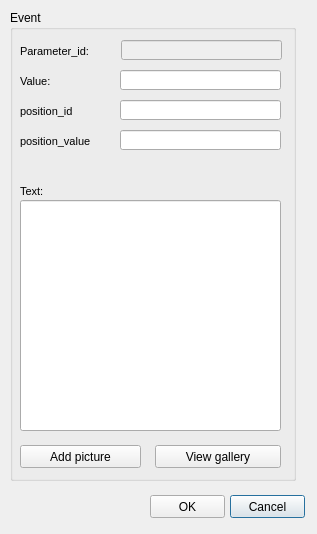
<?xml version="1.0" encoding="UTF-8"?>
<ui version="4.0">
 <class>event_ud_arc_standard</class>
 <widget class="QDialog" name="event_ud_arc_standard">
  <property name="geometry">
   <rect>
    <x>0</x>
    <y>0</y>
    <width>317</width>
    <height>534</height>
   </rect>
  </property>
  <property name="windowTitle">
   <string>Event</string>
  </property>
  <widget class="QPushButton" name="pushButton_3">
   <property name="geometry">
    <rect>
     <x>230</x>
     <y>495</y>
     <width>75</width>
     <height>23</height>
    </rect>
   </property>
   <property name="text">
    <string>Cancel</string>
   </property>
  </widget>
  <widget class="QPushButton" name="pushButton_2">
   <property name="geometry">
    <rect>
     <x>150</x>
     <y>495</y>
     <width>75</width>
     <height>23</height>
    </rect>
   </property>
   <property name="text">
    <string>OK</string>
   </property>
  </widget>
  <widget class="QGroupBox" name="groupBox">
   <property name="geometry">
    <rect>
     <x>10</x>
     <y>10</y>
     <width>286</width>
     <height>471</height>
    </rect>
   </property>
   <property name="title">
    <string>Event</string>
   </property>
   <widget class="QLabel" name="label_node_type">
    <property name="geometry">
     <rect>
      <x>10</x>
      <y>30</y>
      <width>94</width>
      <height>22</height>
     </rect>
    </property>
    <property name="font">
     <font>
      <pointsize>8</pointsize>
      <weight>50</weight>
      <bold>false</bold>
     </font>
    </property>
    <property name="frameShape">
     <enum>QFrame::NoFrame</enum>
    </property>
    <property name="frameShadow">
     <enum>QFrame::Plain</enum>
    </property>
    <property name="text">
     <string>Parameter_id:</string>
    </property>
    <property name="textFormat">
     <enum>Qt::AutoText</enum>
    </property>
    <property name="scaledContents">
     <bool>false</bool>
    </property>
    <property name="alignment">
     <set>Qt::AlignLeading|Qt::AlignLeft|Qt::AlignVCenter</set>
    </property>
    <property name="margin">
     <number>3</number>
    </property>
   </widget>
   <widget class="QLabel" name="label_node_type_2">
    <property name="geometry">
     <rect>
      <x>10</x>
      <y>60</y>
      <width>90</width>
      <height>22</height>
     </rect>
    </property>
    <property name="font">
     <font>
      <pointsize>8</pointsize>
      <weight>50</weight>
      <bold>false</bold>
     </font>
    </property>
    <property name="frameShape">
     <enum>QFrame::NoFrame</enum>
    </property>
    <property name="frameShadow">
     <enum>QFrame::Plain</enum>
    </property>
    <property name="text">
     <string>Value:</string>
    </property>
    <property name="textFormat">
     <enum>Qt::AutoText</enum>
    </property>
    <property name="scaledContents">
     <bool>false</bool>
    </property>
    <property name="alignment">
     <set>Qt::AlignLeading|Qt::AlignLeft|Qt::AlignVCenter</set>
    </property>
    <property name="margin">
     <number>3</number>
    </property>
   </widget>
   <widget class="QLabel" name="label_flexunion_code_4">
    <property name="geometry">
     <rect>
      <x>10</x>
      <y>170</y>
      <width>101</width>
      <height>22</height>
     </rect>
    </property>
    <property name="font">
     <font>
      <pointsize>8</pointsize>
     </font>
    </property>
    <property name="frameShape">
     <enum>QFrame::NoFrame</enum>
    </property>
    <property name="frameShadow">
     <enum>QFrame::Plain</enum>
    </property>
    <property name="text">
     <string>Text:</string>
    </property>
    <property name="textFormat">
     <enum>Qt::AutoText</enum>
    </property>
    <property name="scaledContents">
     <bool>false</bool>
    </property>
    <property name="alignment">
     <set>Qt::AlignLeading|Qt::AlignLeft|Qt::AlignVCenter</set>
    </property>
    <property name="margin">
     <number>3</number>
    </property>
   </widget>
   <widget class="QLineEdit" name="value">
    <property name="geometry">
     <rect>
      <x>110</x>
      <y>60</y>
      <width>161</width>
      <height>20</height>
     </rect>
    </property>
    <property name="frame">
     <bool>true</bool>
    </property>
   </widget>
   <widget class="QLabel" name="label_flexunion_code_2">
    <property name="geometry">
     <rect>
      <x>10</x>
      <y>90</y>
      <width>101</width>
      <height>22</height>
     </rect>
    </property>
    <property name="font">
     <font>
      <pointsize>8</pointsize>
     </font>
    </property>
    <property name="frameShape">
     <enum>QFrame::NoFrame</enum>
    </property>
    <property name="frameShadow">
     <enum>QFrame::Plain</enum>
    </property>
    <property name="text">
     <string>position_id</string>
    </property>
    <property name="textFormat">
     <enum>Qt::AutoText</enum>
    </property>
    <property name="scaledContents">
     <bool>false</bool>
    </property>
    <property name="alignment">
     <set>Qt::AlignLeading|Qt::AlignLeft|Qt::AlignVCenter</set>
    </property>
    <property name="margin">
     <number>3</number>
    </property>
   </widget>
   <widget class="QLineEdit" name="position_id">
    <property name="geometry">
     <rect>
      <x>110</x>
      <y>90</y>
      <width>161</width>
      <height>20</height>
     </rect>
    </property>
    <property name="frame">
     <bool>true</bool>
    </property>
   </widget>
   <widget class="QLabel" name="label_flexunion_code_3">
    <property name="geometry">
     <rect>
      <x>10</x>
      <y>120</y>
      <width>101</width>
      <height>22</height>
     </rect>
    </property>
    <property name="font">
     <font>
      <pointsize>8</pointsize>
     </font>
    </property>
    <property name="frameShape">
     <enum>QFrame::NoFrame</enum>
    </property>
    <property name="frameShadow">
     <enum>QFrame::Plain</enum>
    </property>
    <property name="text">
     <string>position_value</string>
    </property>
    <property name="textFormat">
     <enum>Qt::AutoText</enum>
    </property>
    <property name="scaledContents">
     <bool>false</bool>
    </property>
    <property name="alignment">
     <set>Qt::AlignLeading|Qt::AlignLeft|Qt::AlignVCenter</set>
    </property>
    <property name="margin">
     <number>3</number>
    </property>
   </widget>
   <widget class="QLineEdit" name="position_value">
    <property name="geometry">
     <rect>
      <x>110</x>
      <y>120</y>
      <width>161</width>
      <height>20</height>
     </rect>
    </property>
    <property name="frame">
     <bool>true</bool>
    </property>
   </widget>
   <widget class="QPushButton" name="pushButton_4">
    <property name="geometry">
     <rect>
      <x>10</x>
      <y>435</y>
      <width>121</width>
      <height>23</height>
     </rect>
    </property>
    <property name="text">
     <string>Add picture</string>
    </property>
   </widget>
   <widget class="QPushButton" name="pushButton_5">
    <property name="geometry">
     <rect>
      <x>145</x>
      <y>435</y>
      <width>126</width>
      <height>23</height>
     </rect>
    </property>
    <property name="text">
     <string>View gallery</string>
    </property>
   </widget>
   <widget class="QLineEdit" name="text">
    <property name="geometry">
     <rect>
      <x>10</x>
      <y>190</y>
      <width>261</width>
      <height>231</height>
     </rect>
    </property>
    <property name="frame">
     <bool>true</bool>
    </property>
   </widget>
   <widget class="QLineEdit" name="parameter_id">
    <property name="enabled">
     <bool>false</bool>
    </property>
    <property name="geometry">
     <rect>
      <x>111</x>
      <y>30</y>
      <width>161</width>
      <height>20</height>
     </rect>
    </property>
    <property name="frame">
     <bool>true</bool>
    </property>
   </widget>
  </widget>
 </widget>
 <resources/>
 <connections/>
</ui>
